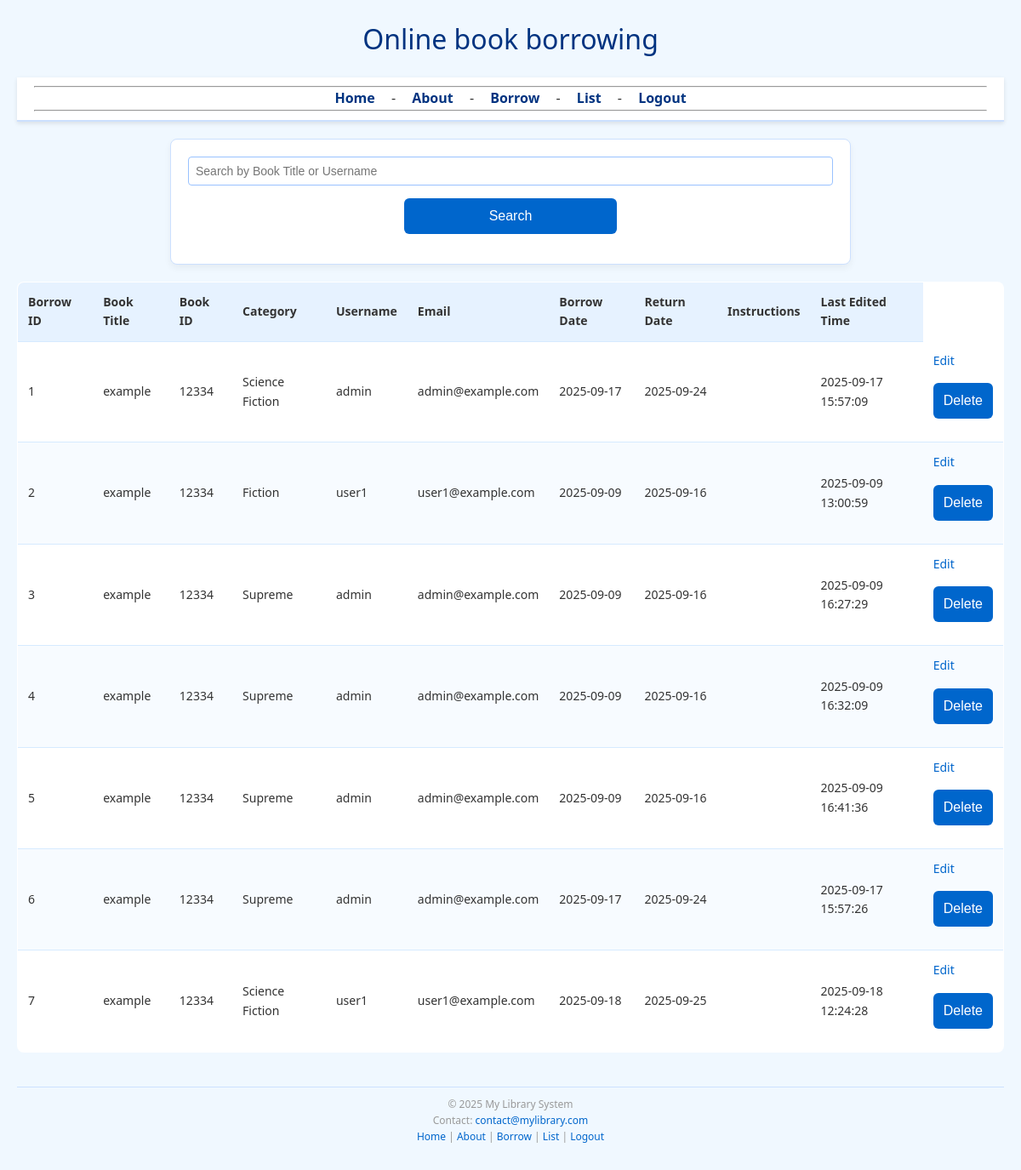
/borrowList (signed in), run on the app's committed database.
### tables this page shows
CREATE TABLE Borrows (
                  id             INTEGER PRIMARY KEY,
                  book_id        TEXT,
                  book_title     TEXT,
                  category       TEXT,
                  picture        TEXT,
                  borrower_id    INTEGER,
                  borrow_date    TEXT,
                  return_date    TEXT,
                  Instructions   TEXT,
                  update_time    TEXT,
                  FOREIGN KEY (borrower_id) REFERENCES Users(id)

                );

CREATE TABLE Users (
                  id             INTEGER PRIMARY KEY,
                  username       TEXT UNIQUE NOT NULL,
                  password       TEXT NOT NULL,
                  real_name      TEXT,
                  email          TEXT,
                  role           INTEGER NOT NULL CHECK(role IN (0, 1))
                );

### main.py (the view, shortened to what this page needs)
@app.route('/borrowList')
def borrowList():
    search_query = request.args.get('search', '')
    db = get_db()
    message = ""
    role = getattr(current_user, 'role', 0)
    if search_query:
        if role == 1:
            cursor = db.execute("""
                SELECT b.*, u.username, u.email
                FROM Borrows b
                LEFT JOIN Users u ON b.borrower_id = u.id
                WHERE b.book_title LIKE ? OR u.username LIKE ? ORDER BY b.id ASC
            """, ('%' + search_query + '%', '%' + search_query + '%'))
            borrows = cursor.fetchall()
        else:
            cursor = db.execute("""
                SELECT b.*, u.username, u.email
                FROM Borrows b
                LEFT JOIN Users u ON b.borrower_id = u.id
                WHERE b.borrower_id = ? AND (b.book_title LIKE ? OR u.username LIKE ?) ORDER BY b.id ASC
            """, (current_user.id, '%' + search_query + '%', '%' + search_query + '%'))
            borrows = cursor.fetchall()
        if not borrows:
            message = "The order you are looking for does not exist"
    else:
        if role == 1:
            cursor = db.execute("""
                SELECT b.*, u.username, u.email
                FROM Borrows b
                LEFT JOIN Users u ON b.borrower_id = u.id
                ORDER BY b.id ASC
            """)
            borrows = cursor.fetchall()
    return render_template('borrow_list_admin.html' if role == 1 else 'borrow_list_guest.html', borrows=borrows, search_query=search_query, message=message)

### auth.py (called while the page is built)
@login_manager.user_loader
def load_user(user_id):
    try:
        db = get_db()
        cursor = db.execute(
            "SELECT id, username, password, real_name, email, role FROM Users WHERE id = ?", (user_id,))
        user_data = cursor.fetchone()
        print("Loading user - user_id:", user_id, "user_data:", user_data)
        if user_data is not None:
            user_id = user_data[0]
            username = user_data[1]
            real_name = user_data[3]
            email = user_data[4]
            role = int(float(str(user_data[5]))) if user_data[5] is not None and str(
                user_data[5]).strip() else 0
            return User(user_id, username, real_name, email, role)
        return None
    except Exception as e:
        print("Error in load_user:", e)
        return None

    @property
    def role(self):
        return self._role

### templates/borrow_list_admin.html (shortened to what this page needs)
{% extends 'layout.html' %}
{% block content %}
<div class="content">
    <head>
    </head>
    <form action="{{ url_for('borrowList') }}" method="get" style="margin-bottom: 20px;">
        <input type="text" name="search" value="{{ search_query }}" placeholder="Search by Book Title or Username ">
        <input type="submit" value="Search">
    </form>
    <table>
        <thead>
            <tr>
                <th>Borrow ID</th>
                <th>Book Title</th>
                <th>Book ID</th>
                <th>Category</th>
                <th>Username</th>
                <th>Email</th>
                <th>Borrow Date</th>
                <th>Return Date</th>
                <th>Instructions</th>
                <th>Last Edited Time</th>
            </tr>
        </thead>
        <tbody>
            {% for borrow in borrows %}
            <tr>
                <td>{{ borrow.id }}</td>
                <td>{{ borrow.book_title }}</td>
                <td>{{ borrow.book_id }}</td>
                <td>{{ borrow.category }}</td>
                <td>{{ borrow.username|default('Not set') }}</td>
                <td>{{ borrow.email|default('Not set') }}</td>
                <td>{{ borrow.borrow_date }}</td>
                <td>{{ borrow.return_date }}</td>
                <td>{{ borrow.instructions }}</td>
                <td>{{ borrow.update_time }}</td>
                <td>
                    <a href="{{ url_for('edit_borrow', id=borrow.id) }}">Edit</a>
                    <form action="{{ url_for('delete_borrow', id=borrow.id) }}" method="post" class="delete-form"
                        style="display:inline;">
                        <input type="submit" value="Delete" class="delete-button"
                            onclick="return confirm('Are you sure you want to delete this book borrowing information?')">
                    </form>
                </td>
            </tr>
            {% endfor %}
        </tbody>
    </table>
</div>
{% endblock %}

### templates/layout.html (shortened to what this page needs)
<!DOCTYPE html>
<html lang="en">
<head>
    <link rel="stylesheet" href="{{ url_for('static', filename='style.css') }}">
</head>
<body>
    {% include 'header.html' %}
    {% include 'nav.html' %}
    {% block content %}{% endblock %}
    {% include 'footer.html' %}
</body>
</html>

### templates/header.html
<header>
    <h1>Online book borrowing</h1>
</header>

### templates/nav.html
<nav>
    <hr>
    <a href="/">Home</a> - <a href="/about">About</a>
    - <a href="/borrow">Borrow</a> - <a href="/borrowList">List</a>
    {% if current_user.is_authenticated %}
    - <a href="/logout">Logout</a>
    {% else %}
    - <a href="/login">Login</a>
    {% endif %}
    <hr>
</nav>

### templates/footer.html
<footer>
    <p>&copy; 2025 My Library System</p>
    <p>Contact: <a href="mailto:contact@mylibrary.com">contact@mylibrary.com</a></p>
    <p>
        <a href="/">Home</a> |
        <a href="/about">About</a> |
        <a href="/borrow">Borrow</a> |
        <a href="/borrowList">List</a> |
        {% if current_user.is_authenticated %}
        <a href="/logout">Logout</a>
        {% else %}
        <a href="/login">Login</a>
        {% endif %}
    </p>
</footer>

### static/style.css (style rules this page uses)
* { margin: 0; padding: 0; box-sizing: border-box; }
body { font-family: 'Segoe UI', Arial, sans-serif; background-color: #f0f8ff; color: #333; padding: 20px; line-height: 1.6; }
.content { animation: fadeIn 0.5s ease-in; }
h1, h2 { color: #003380; margin-bottom: 20px; text-align: center; font-weight: 500; text-transform: none; }
nav { background-color: #ffffff; padding: 10px 20px; border-bottom: 2px solid #cce0ff; margin: 0 auto 20px; max-width: 1200px; text-align: center; box-shadow: 0 2px 5px rgba(0, 0, 0, 0.1); }
nav a { text-decoration: none; color: #003380; margin: 0 15px; font-weight: bold; transition: color 0.3s, transform 0.2s; }
form { background-color: #ffffff; padding: 20px; border-radius: 8px; border: 1px solid #cce0ff; max-width: 800px; margin: 20px auto; box-shadow: 0 4px 8px rgba(0, 0, 0, 0.05); }
input[type="text"], input[type="email"], input[type="date"], select, textarea { width: 100%; padding: 8px; border: 1px solid #99c2ff; border-radius: 4px; font-size: 14px; transition: border-color 0.3s, box-shadow 0.3s; }
input[type="submit"], .button { background-color: #0066cc; color: white; padding: 12px; border: none; border-radius: 6px; cursor: pointer; font-size: 16px; width: 100%; max-width: 250px; margin: 15px auto; transition: background-color 0.3s, transform 0.2s, box-shadow 0.2s; text-align: center; display: block; text-decoration: none; }
table { width: 100%; border-collapse: collapse; margin: 20px auto; background-color: #ffffff; border: 1px solid #cce0ff; border-radius: 8px; overflow: hidden; }
thead { background-color: #e6f2ff; }
th, td { padding: 12px; text-align: left; border-bottom: 1px solid #d6eaff; font-size: 14px; transition: background-color 0.3s; background-color: transparent; }
tr:nth-child(even) { background-color: #f7fbff; }
a { color: #0066cc; text-decoration: none; transition: color 0.3s; }
.delete-button { background-color: #0066cc; color: white; border: none; font-size: 14px; padding: 4px 8px; cursor: pointer; text-decoration: none; width: auto; transition: background-color 0.3s, transform 0.2s, box-shadow 0.2s; }
form.delete-form { display: inline-block; margin: 0; padding: 0; border: none; background-color: transparent; }
footer { text-align: center; font-size: 12px; color: #999; margin-top: 40px; padding: 10px; border-top: 1px solid #cce0ff; max-width: 1200px; margin-left: auto; margin-right: auto; }

### data on the page
Borrows: id "1", book_title "example", book_id "12334", category "Science Fiction", username "admin", email "admin@example.com", borrow_date "2025-09-17", return_date "2025-09-24", update_time "2025-09-17 15:57:09"
Borrows: id "2", book_title "example", book_id "12334", category "Fiction", username "user1", email "user1@example.com", borrow_date "2025-09-09", return_date "2025-09-16", update_time "2025-09-09 13:00:59"
Borrows: id "3", book_title "example", book_id "12334", category "Supreme", username "admin", email "admin@example.com", borrow_date "2025-09-09", return_date "2025-09-16", update_time "2025-09-09 16:27:29"
Borrows: id "4", book_title "example", book_id "12334", category "Supreme", username "admin", email "admin@example.com", borrow_date "2025-09-09", return_date "2025-09-16", update_time "2025-09-09 16:32:09"
Borrows: id "5", book_title "example", book_id "12334", category "Supreme", username "admin", email "admin@example.com", borrow_date "2025-09-09", return_date "2025-09-16", update_time "2025-09-09 16:41:36"
Borrows: id "6", book_title "example", book_id "12334", category "Supreme", username "admin", email "admin@example.com", borrow_date "2025-09-17", return_date "2025-09-24", update_time "2025-09-17 15:57:26"
Borrows: id "7", book_title "example", book_id "12334", category "Science Fiction", username "user1", email "user1@example.com", borrow_date "2025-09-18", return_date "2025-09-25", update_time "2025-09-18 12:24:28"
